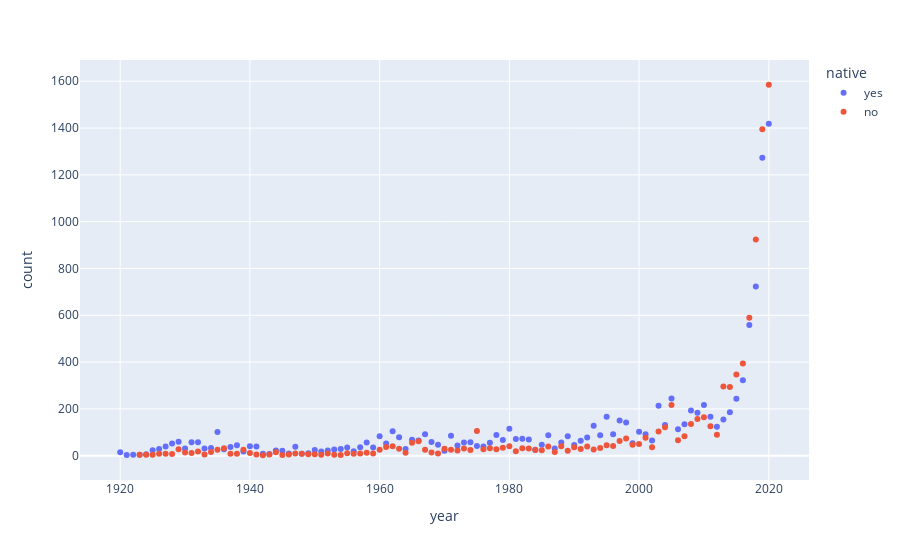

The cell this chart's notebook holds for it:
### Code cell
fig = px.scatter(flowersCA_countByYear,
                 x = "year",
                 y = "count",
                 color = 'native')

fig.show()

### Figure 1 — Plotly figure (JSON) as saved in the notebook; plotly's stock layout.template omitted (floating-point values rounded to 4 significant figures)
{"data": [{"hovertemplate": "native=yes<br>year=%{x}<br>count=%{y}<extra></extra>", "legendgroup": "yes", "marker": {"color": "#636efa", "symbol": "circle"}, "mode": "markers", "name": "yes", "orientation": "v", "showlegend": true, "type": "scatter", "x": [1920, 1921, 1922, 1923, 1924, 1925, 1926, 1927, 1928, 1929, 1930, 1931, 1932, 1933, 1934, 1935, 1936, 1937, 1938, 1939, 1940, 1941, 1942, 1943, 1944, 1945, 1946, 1947, 1948, 1949, 1950, 1951, 1952, 1953, 1954, 1955, 1956, 1957, 1958, 1959, 1960, 1961, 1962, 1963, 1964, 1965, 1966, 1967, 1968, 1969, 1970, 1971, 1972, 1973, 1974, 1975, 1976, 1977, 1978, 1979, 1980, 1981, 1982, 1983, 1984, 1985, 1986, 1987, 1988, 1989, 1990, 1991, 1992, 1993, 1994, 1995, 1996, 1997, 1998, 1999, 2000, 2001, 2002, 2003, 2004, 2005, 2006, 2007, 2008, 2009, 2010, 2011, 2012, 2013, 2014, 2015, 2016, 2017, 2018, 2019, 2020], "xaxis": "x", "y": [15, 3, 4, 4, 6, 23, 29, 39, 52, 60, 31, 58, 58, 31, 33, 101, 28, 37, 45, 18, 40, 39, 8, 7, 22, 21, 10, 38, 8, 11, 24, 18, 22, 27, 29, 35, 19, 36, 56, 35, 83, 52, 105, 79, 29, 68, 65, 92, 59, 47, 21, 85, 44, 56, 58, 42, 39, 55, 88, 67, 115, 71, 73, 69, 25, 47, 87, 31, 57, 83, 46, 64, 78, 128, 87, 167, 92, 151, 142, 53, 102, 92, 65, 214, 131, 245, 113, 134, 193, 184, 217, 166, 124, 155, 186, 243, 322, 558, 723, 1273, 1418], "yaxis": "y"}, {"hovertemplate": "native=no<br>year=%{x}<br>count=%{y}<extra></extra>", "legendgroup": "no", "marker": {"color": "#EF553B", "symbol": "circle"}, "mode": "markers", "name": "no", "orientation": "v", "showlegend": true, "type": "scatter", "x": [1923, 1924, 1925, 1926, 1927, 1928, 1929, 1930, 1931, 1932, 1933, 1934, 1935, 1936, 1937, 1938, 1939, 1940, 1941, 1942, 1943, 1944, 1945, 1946, 1947, 1948, 1949, 1950, 1951, 1952, 1953, 1954, 1955, 1956, 1957, 1958, 1959, 1960, 1961, 1962, 1963, 1964, 1965, 1966, 1967, 1968, 1969, 1970, 1971, 1972, 1973, 1974, 1975, 1976, 1977, 1978, 1979, 1980, 1981, 1982, 1983, 1984, 1985, 1986, 1987, 1988, 1989, 1990, 1991, 1992, 1993, 1994, 1995, 1996, 1997, 1998, 1999, 2000, 2001, 2002, 2003, 2004, 2005, 2006, 2007, 2008, 2009, 2010, 2011, 2012, 2013, 2014, 2015, 2016, 2017, 2018, 2019, 2020], "xaxis": "x", "y": [4, 4, 4, 8, 8, 7, 28, 14, 12, 18, 5, 16, 26, 32, 8, 8, 25, 12, 5, 2, 5, 15, 3, 5, 9, 8, 6, 6, 4, 9, 4, 3, 11, 8, 9, 13, 9, 25, 37, 40, 30, 13, 55, 62, 26, 14, 10, 30, 26, 22, 31, 24, 106, 28, 32, 28, 34, 40, 19, 32, 31, 24, 23, 39, 16, 40, 21, 36, 29, 39, 27, 33, 45, 41, 63, 74, 47, 50, 77, 36, 103, 122, 217, 66, 83, 135, 157, 164, 126, 90, 296, 294, 347, 394, 590, 924, 1395, 1585], "yaxis": "y"}], "layout": {"legend": {"title": {"text": "native"}, "tracegroupgap": 0}, "margin": {"t": 60}, "xaxis": {"anchor": "y", "domain": [0, 1], "title": {"text": "year"}}, "yaxis": {"anchor": "x", "domain": [0, 1], "title": {"text": "count"}}}}
